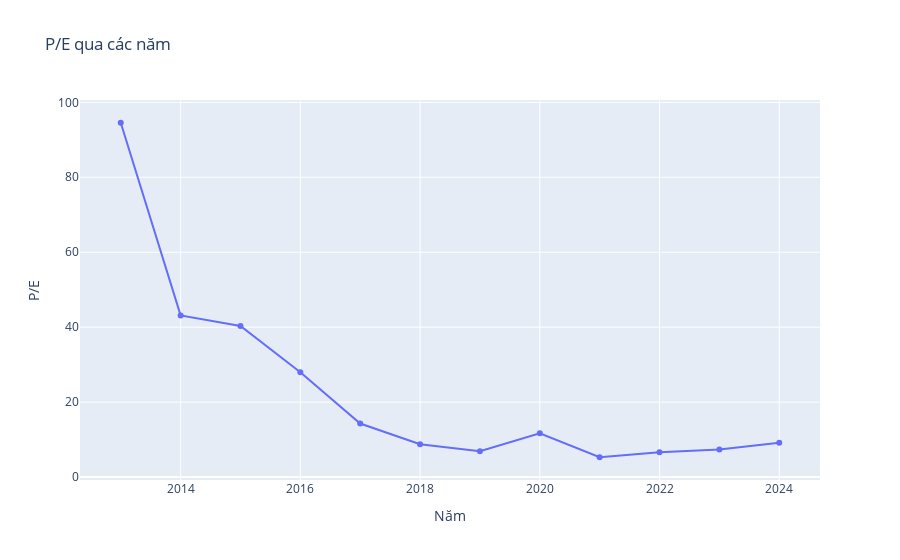

Here is the notebook cell this chart was saved with:
### Code cell
fig = px.line(
    x = years,
    y = pe, 
    markers = True,
    labels = {"x": 'Năm', 'y' : 'P/E'},
    title = "P/E qua các năm"
)

fig.show()

### Figure 1 — Plotly figure (JSON) as saved in the notebook; plotly's stock layout.template omitted (floating-point values rounded to 4 significant figures)
{"data": [{"hovertemplate": "Năm=%{x}<br>P/E=%{y}<extra></extra>", "legendgroup": "", "line": {"color": "#636efa", "dash": "solid"}, "marker": {"symbol": "circle"}, "mode": "lines+markers", "name": "", "orientation": "v", "showlegend": false, "type": "scatter", "x": [2024, 2023, 2022, 2021, 2020, 2019, 2018, 2017, 2016, 2015, 2014, 2013], "xaxis": "x", "y": [9.159, 7.37, 6.637, 5.298, 11.71, 6.932, 8.783, 14.29, 27.99, 40.34, 43.14, 94.55], "yaxis": "y"}], "layout": {"legend": {"tracegroupgap": 0}, "title": {"text": "P/E qua các năm"}, "xaxis": {"anchor": "y", "domain": [0, 1], "title": {"text": "Năm"}}, "yaxis": {"anchor": "x", "domain": [0, 1], "title": {"text": "P/E"}}}}
